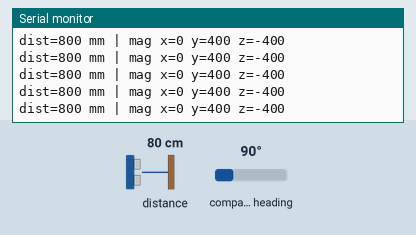
This sketch was run on a simulated Seeed XIAO ESP32-S3. On the bench: the last lines printed to the serial monitor. Wiring (inferred from the names in the program): HMC5883L compass at I2C address 0x1E. The inputs (shaded band) are chosen by the test bench; at power-on: distance to the obstacle 80 cm, compass heading 90°. The modem accepts every AT command (registered, SIM ready, sends succeed) and sends nothing else.

Above: at 1.2 s.
1.3 s: distance to the obstacle set to 2 cm
At 2.3 s:
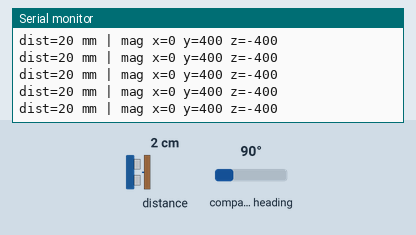
2.8 s: compass heading set to 7°
At 3.6 s:
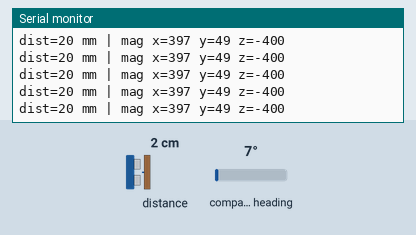
4.3 s: distance to the obstacle set to 4 cm
At 5.3 s:
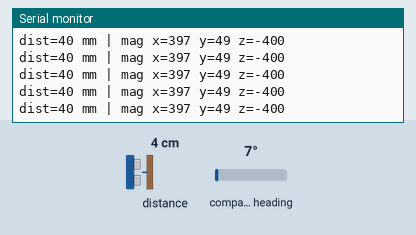
Timing chart, 0 to 7.3 s (numbered marks = the images above; inputs shaded):
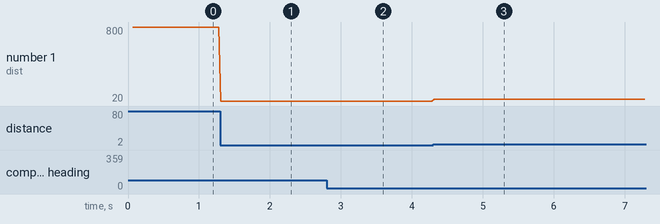

The sketch:

v3_msp_rangefinder_bridge.ino
```cpp
/*
 * MSP Rangefinder + Compass Bridge v3 — XIAO ESP32-S3 -> iNav (F405)
 * ------------------------------------------------------------------
 * Streams to iNav over ONE MSP link (UART3 @115200):
 *   - VL53L0X rangefinder   -> MSP2_SENSOR_RANGEFINDER (0x1F01)   [proven in v1/v2]
 *   - HMC5883L/QMC5883L mag  -> MSP2_SENSOR_COMPASS    (0x1F04)
 *
 * Both I2C sensors share the XIAO Wire bus (different addresses, no conflict):
 *   VL53L0X = 0x29   HMC5883L = 0x1E   QMC5883L = 0x0D
 *
 * >>> TWO THINGS YOU MUST CONFIRM ON YOUR HARDWARE (see NOTES at the bottom) <<<
 *   1) WHICH MAG CHIP. Many "HMC5883" GPS modules are actually QMC5883L.
 *      The I2C scanner prints the address at boot:
 *        0x1E -> set MAG_TYPE = MAG_HMC5883L      0x0D -> set MAG_TYPE = MAG_QMC5883L
 *   2) AXIS ALIGNMENT. The mag must reach iNav in body frame (X fwd, Y right, Z down).
 *      Verify with the bench orientation test AND the iNav heading check before poshold.
 *
 * Wiring (XIAO ESP32-S3):
 *   Both sensors:  SDA -> D4 (GPIO5)   SCL -> D5 (GPIO6)   VCC -> 3V3   GND -> GND
 *   ESP TX D6 (GPIO43) -> FC UART3 RX        ESP GND <-> FC GND (shared ground required)
 *   M100 GPS: route its COMPASS SDA/SCL to the XIAO I2C; its GPS TX/RX stay on FC UART1.
 *   If I2C is flaky with both sensors on the bus, drop Wire.setClock to 100000.
 *
 * iNav:  Ports -> MSP on UART3 @115200
 *        CLI:  set rangefinder_hardware = MSP
 *              set mag_hardware = MSP
 *              set align_mag = CW0
 *              save
 *
 * Library: "VL53L0X" by Pololu.   Board: XIAO_ESP32S3.
 */

#include <Wire.h>
#include <VL53L0X.h>

// ---------------- Mag chip select ----------------
#define MAG_HMC5883L 0
#define MAG_QMC5883L 1
#define MAG_TYPE     MAG_HMC5883L     // set per the I2C scanner result at boot
// -------------------------------------------------

// ---------------- User config ----------------
static const uint32_t FC_BAUD       = 115200;
static const int      PIN_SDA       = 5;        // D4
static const int      PIN_SCL       = 6;        // D5
static const int      PIN_FC_TX     = 43;       // D6
static const int      PIN_FC_RX     = 44;       // D7
static const uint16_t SEND_HZ       = 30;
static const int32_t  MAX_VALID_MM  = 2000;
static const uint8_t  FILTER_WINDOW = 1;        // rangefinder MA: 1 = OFF (keep off for now)
static const bool     DEBUG_USB     = true;
// ---------------------------------------------

static const uint8_t HMC_ADDR = 0x1E;
static const uint8_t QMC_ADDR = 0x0D;

HardwareSerial FC(1);
VL53L0X sensor;

static const uint8_t  MSP_HDR_X               = 'X';
static const uint8_t  MSP_DIR_TO_FC           = '<';
static const uint16_t MSP2_SENSOR_RANGEFINDER = 0x1F01;
static const uint16_t MSP2_SENSOR_COMPASS     = 0x1F04;

// ----------------------- MSP v2 -----------------------
static uint8_t crc8_dvb_s2(uint8_t crc, uint8_t a) {
  crc ^= a;
  for (uint8_t i = 0; i < 8; i++)
    crc = (crc & 0x80) ? (uint8_t)((crc << 1) ^ 0xD5) : (uint8_t)(crc << 1);
  return crc;
}
void mspSend(uint16_t function, const uint8_t *payload, uint16_t len) {
  uint8_t flag = 0, crc = 0;
  FC.write('$'); FC.write(MSP_HDR_X); FC.write(MSP_DIR_TO_FC);
  FC.write(flag);                      crc = crc8_dvb_s2(crc, flag);
  uint8_t fl = function & 0xFF;        FC.write(fl); crc = crc8_dvb_s2(crc, fl);
  uint8_t fh = (function >> 8) & 0xFF; FC.write(fh); crc = crc8_dvb_s2(crc, fh);
  uint8_t sl = len & 0xFF;             FC.write(sl); crc = crc8_dvb_s2(crc, sl);
  uint8_t sh = (len >> 8) & 0xFF;      FC.write(sh); crc = crc8_dvb_s2(crc, sh);
  for (uint16_t i = 0; i < len; i++) { FC.write(payload[i]); crc = crc8_dvb_s2(crc, payload[i]); }
  FC.write(crc);
}
// MSP2_SENSOR_RANGEFINDER payload: quality(u8) + distanceMm(i32 LE). distance<0 = out of range.
void sendRangefinder(uint8_t quality, int32_t mm) {
  uint8_t p[5] = { quality,
                   (uint8_t)(mm & 0xFF),     (uint8_t)((mm >> 8)  & 0xFF),
                   (uint8_t)((mm >> 16) & 0xFF), (uint8_t)((mm >> 24) & 0xFF) };
  mspSend(MSP2_SENSOR_RANGEFINDER, p, sizeof(p));
}
// MSP2_SENSOR_COMPASS payload: instance(u8) + timeMs(u32 LE) + magX,magY,magZ (i16 LE).
void sendCompass(int16_t bx, int16_t by, int16_t bz) {
  uint32_t t = millis();
  uint16_t ux = (uint16_t)bx, uy = (uint16_t)by, uz = (uint16_t)bz;
  uint8_t p[11] = {
    0,                                                       // instance
    (uint8_t)(t & 0xFF),  (uint8_t)((t >> 8) & 0xFF),
    (uint8_t)((t >> 16) & 0xFF), (uint8_t)((t >> 24) & 0xFF), // timeMs (u32 LE)
    (uint8_t)(ux & 0xFF), (uint8_t)((ux >> 8) & 0xFF),        // magX (i16 LE)
    (uint8_t)(uy & 0xFF), (uint8_t)((uy >> 8) & 0xFF),        // magY
    (uint8_t)(uz & 0xFF), (uint8_t)((uz >> 8) & 0xFF)         // magZ
  };
  mspSend(MSP2_SENSOR_COMPASS, p, sizeof(p));
}

// ----------------------- I2C helpers -----------------------
void i2cWrite(uint8_t addr, uint8_t reg, uint8_t val) {
  Wire.beginTransmission(addr); Wire.write(reg); Wire.write(val); Wire.endTransmission();
}
void i2cScan() {
  if (!DEBUG_USB) return;
  Serial.println("I2C scan:");
  for (uint8_t a = 1; a < 127; a++) {
    Wire.beginTransmission(a);
    if (Wire.endTransmission() == 0) {
      Serial.print("  found 0x"); Serial.print(a, HEX);
      if (a == 0x29) Serial.print("  (VL53L0X)");
      if (a == 0x1E) Serial.print("  (HMC5883L -> MAG_TYPE = MAG_HMC5883L)");
      if (a == 0x0D) Serial.print("  (QMC5883L -> MAG_TYPE = MAG_QMC5883L)");
      Serial.println();
    }
  }
}

// ----------------------- Magnetometer -----------------------
void magInit() {
#if MAG_TYPE == MAG_HMC5883L
  i2cWrite(HMC_ADDR, 0x00, 0x70);   // 8 samples avg, 15 Hz, normal measurement
  i2cWrite(HMC_ADDR, 0x01, 0x20);   // gain +/-1.3 Ga
  i2cWrite(HMC_ADDR, 0x02, 0x00);   // continuous measurement
#else
  i2cWrite(QMC_ADDR, 0x0B, 0x01);   // set/reset period (recommended)
  i2cWrite(QMC_ADDR, 0x09, 0x1D);   // OSR=512, RNG=8G, ODR=200Hz, continuous
#endif
}
bool magReadRaw(int16_t &mx, int16_t &my, int16_t &mz) {
  uint8_t b[6];
#if MAG_TYPE == MAG_HMC5883L
  Wire.beginTransmission(HMC_ADDR); Wire.write(0x03); Wire.endTransmission(false);
  if (Wire.requestFrom((int)HMC_ADDR, 6) != 6) return false;
  for (int i = 0; i < 6; i++) b[i] = Wire.read();
  mx = (int16_t)((b[0] << 8) | b[1]);   // X  (big-endian; HMC order is X,Z,Y)
  mz = (int16_t)((b[2] << 8) | b[3]);   // Z
  my = (int16_t)((b[4] << 8) | b[5]);   // Y
#else
  Wire.beginTransmission(QMC_ADDR); Wire.write(0x00); Wire.endTransmission(false);
  if (Wire.requestFrom((int)QMC_ADDR, 6) != 6) return false;
  for (int i = 0; i < 6; i++) b[i] = Wire.read();
  mx = (int16_t)((b[1] << 8) | b[0]);   // X  (little-endian; QMC order is X,Y,Z)
  my = (int16_t)((b[3] << 8) | b[2]);   // Y
  mz = (int16_t)((b[5] << 8) | b[4]);   // Z
#endif
  return true;
}

// ----------------------- Rangefinder -----------------------
int32_t readRawMm() {
  uint16_t mm = sensor.readRangeContinuousMillimeters();
  if (sensor.timeoutOccurred())     return -1;
  if (mm == 0 || mm > MAX_VALID_MM) return -1;
  return (int32_t)mm;
}
int32_t movingAverage(int32_t s) {
  static int32_t buf[64]; static uint8_t idx = 0, count = 0;
  buf[idx] = s; idx = (idx + 1) % FILTER_WINDOW; if (count < FILTER_WINDOW) count++;
  int32_t sum = 0; for (uint8_t i = 0; i < count; i++) sum += buf[i];
  return sum / count;
}

void setup() {
  if (DEBUG_USB) Serial.begin(115200);
  FC.begin(FC_BAUD, SERIAL_8N1, PIN_FC_RX, PIN_FC_TX);
  Wire.begin(PIN_SDA, PIN_SCL);
  Wire.setClock(400000);

  i2cScan();                 // tells you which mag chip is on the bus

  sensor.setTimeout(100);    // rangefinder
  if (!sensor.init()) { if (DEBUG_USB) Serial.println("VL53L0X not found"); }
  else {
    sensor.setSignalRateLimit(0.1);
    sensor.setVcselPulsePeriod(VL53L0X::VcselPeriodPreRange, 18);
    sensor.setVcselPulsePeriod(VL53L0X::VcselPeriodFinalRange, 14);
    sensor.setMeasurementTimingBudget(33000);
    sensor.startContinuous();
  }

  magInit();                 // magnetometer
}

void loop() {
  static uint32_t last = 0;
  const uint32_t period = 1000 / SEND_HZ;
  if (millis() - last < period) return;
  last = millis();

  // ---- Rangefinder ----
  int32_t raw = readRawMm(), out;
  if (raw < 0) { out = -1; sendRangefinder(0, -1); }
  else         { out = movingAverage(raw); sendRangefinder(255, out); }

  // ---- Magnetometer ----
  int16_t mx, my, mz;
  if (magReadRaw(mx, my, mz)) {
    // ===== AXIS ALIGNMENT — edit ONLY these 3 lines after the orientation check =====
    int16_t bx =  mx;   // body X = forward
    int16_t by =  my;   // body Y = right
    int16_t bz =  mz;   // body Z = down
    // (examples to fix it:  int16_t bx = -my;  int16_t by = mx;  int16_t bz = -mz;)
    // ===============================================================================
    sendCompass(bx, by, bz);
    if (DEBUG_USB) Serial.printf("dist=%ld mm | mag x=%d y=%d z=%d\n", out, bx, by, bz);
  } else if (DEBUG_USB) {
    Serial.printf("dist=%ld mm | mag READ FAIL\n", out);
  }
}
```

Measured:
- after the input at 1.3 s, the serial monitor: prints a new line at once (image 1)
- after the input at 2.8 s, the serial monitor: prints a new line at once (image 2)
- after the input at 4.3 s, the serial monitor: prints a new line at once (image 3)
- plotted number 1: 800 → 20 after the input at 1.3 s, 20 → 40 after the input at 4.3 s
